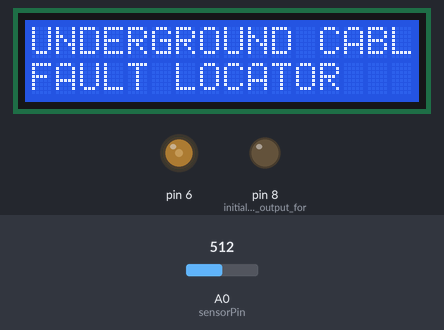
This sketch was run on a simulated Arduino Uno, built with avr-gcc and run on an emulated ATmega328P. Parts: 16×2 character LCD, output pins drawn as LEDs (lit = HIGH). The inputs (shaded band) are chosen by the test bench; at power-on: A0 (sensorPin) = 512. What the sketch prints to the serial monitor is not drawn.

Above: at 0.1 s.
3.3 s: A0 (sensorPin) set to 680
At 5.8 s:
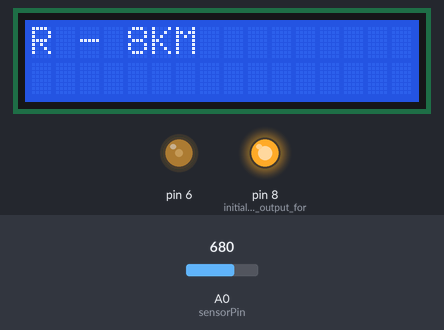
15.5 s: A0 (sensorPin) set to 1010
At 19.4 s:
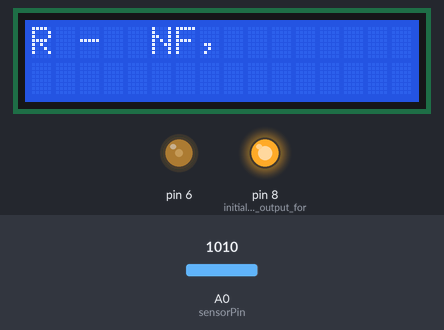
29.5 s: A0 (sensorPin) set to 900
At 35.7 s:
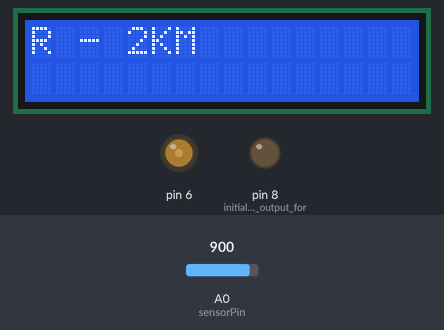
38.0 s: A0 (sensorPin) set to 1023
At 42.5 s:
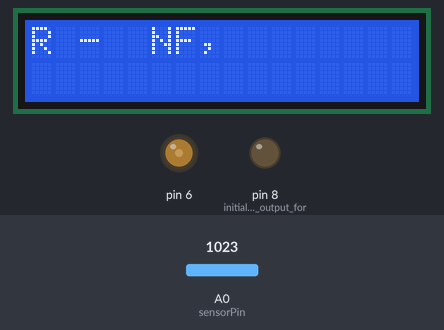
Timing chart, 0 to 52.6 s (numbered marks = the images above; inputs shaded):
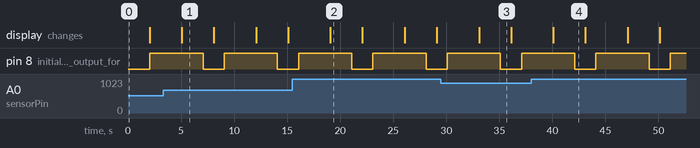

Measured:
- after the input at 3.3 s, the display: changes after 1.8 s (image 1)
- after the input at 15.5 s, the display: changes after 3.6 s (image 2)
- after the input at 29.5 s, the display: changes after 3.6 s (image 3)
- after the input at 38.0 s, the display: changes after 2.1 s (image 4)
- by itself, pin 8 (initialize_as_output_for): alternates HIGH for 5.0 s and LOW for 2.0 s
- what the display in image 1 shows lasts 3.0 s, from 5.1 s to 8.1 s

The sketch:

UNDERGRD_FAULT_single.ino
```cpp
/*LCD RS pin to digital pin 12
   LCD Enable pin to digital pin 11
   LCD D4 pin to digital pin 7
   LCD D5 pin to digital pin 6
   LCD D6 pin to digital pin 5
   LCD D7 pin to digital pin 4
*/
#include <SoftwareSerial.h>
#include <LiquidCrystal.h>
SoftwareSerial mySerial(0,1);//Initialises the serial port

// initialize the library with the numbers of the interface pins
LiquidCrystal lcd(12, 11, 5, 4, 3, 2);
int Contrast = 75;
float voltage=0;


int sensorPin   = A0; // select the input pin for ldr
int sensorValue = 0; // variable to store the value coming from the sensor

void setup() {

  pinMode(8, OUTPUT);//initialize as output for red phase
  digitalWrite(8, LOW);//turn off the relay
  analogWrite(6, Contrast);

  Serial.begin(9600); //sets serial port for communication
  mySerial.begin(115200);
  lcd.begin(16, 2);
  lcd.clear();
  lcd.print("UNDERGROUND CABLE");
  lcd.setCursor(0, 1);
  lcd.print("FAULT LOCATOR");
  delay(2000);

}
void loop()//start of the execution process
{
  lcd.clear();
  digitalWrite(8, HIGH);
  delay(3000);

  sensorValue = analogRead(sensorPin); // read the value from the sensor
 // Serial.println(sensorValue);
  voltage=sensorValue*(5.0/1023.0);
  //dtostrf(val, 4, 6, buff);      //convert float to a string
  Serial.println(voltage); //prints the line voltage from the sensor.

  if ( (sensorValue >= 1000) ) //5.0V
  {
    lcd.setCursor(0, 0);
    lcd.print("R -  NF,        ") ;
    Serial.println("R -  NF   ") ;

  }

  else if ( (sensorValue >= 890) && (sensorValue <= 920)  ) //4.44V
  {
    Serial.println("R - 2KM,") ;
    lcd.setCursor(0, 0);
    lcd.print("R - 2KM      ") ;
  }
  else if ( (sensorValue >= 870) && (sensorValue <= 880)  ) //4.29V
  {
    Serial.print("R - 4KM,") ;
    lcd.setCursor(0, 0);
    lcd.print("R - 4KM       ") ;
  }
  else if ( (sensorValue >= 800) && (sensorValue <= 825)  ) //4.0V
  {
    Serial.println("R - 6KM,") ;
    lcd.setCursor(0, 0);
    lcd.print("R - 6KM      ") ;
  }
  else if ( (sensorValue >= 670) && (sensorValue <= 688)  ) //3.33V
  {
    Serial.println("R - 8KM,") ;
    lcd.setCursor(0, 0);
    lcd.print("R - 8KM      ") ;
  }
  delay(2000);
  digitalWrite(8, LOW);
  delay(1000);
  lcd.clear();
  delay(1000);

}
```
